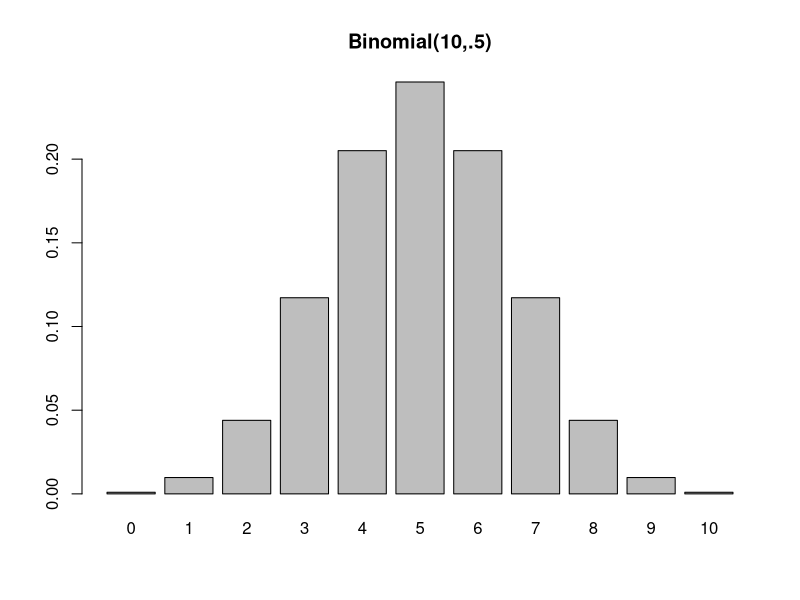
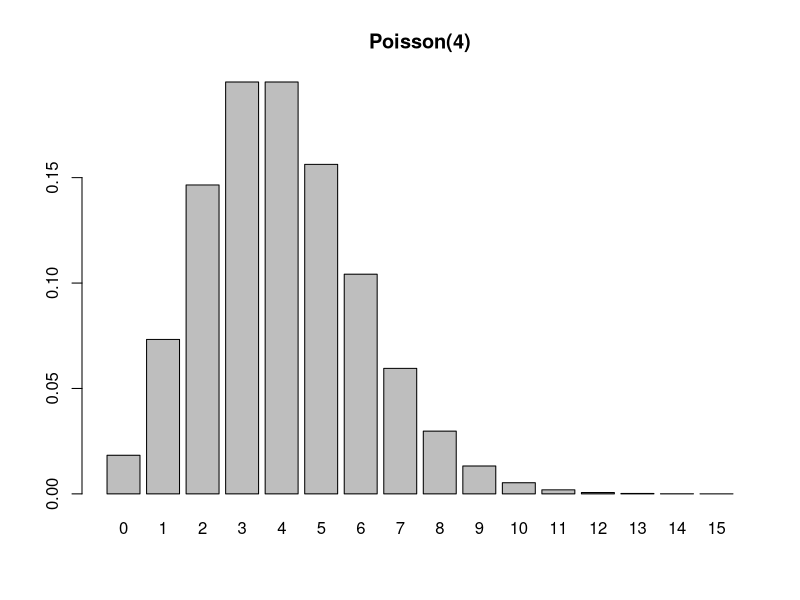
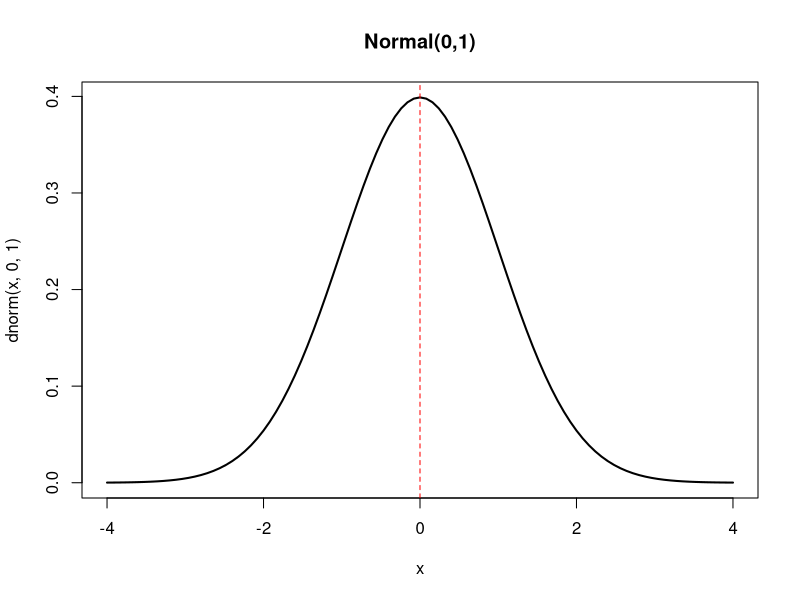
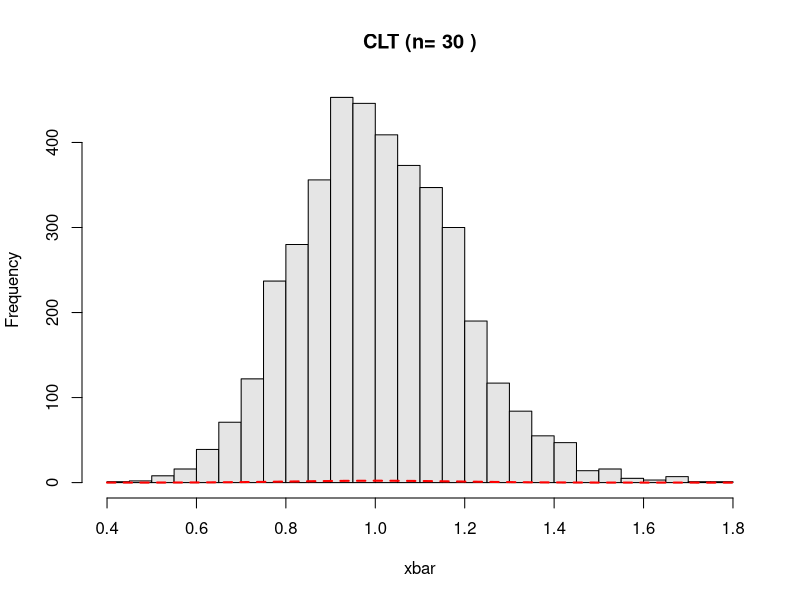

The R source for these figures, in order:
# Binomial
barplot(dbinom(0:10, 10, .5), names.arg=0:10, main="Binomial(10,.5)")

# Poisson
barplot(dpois(0:15, 4), names.arg=0:15, main="Poisson(4)")

# Normal
curve(dnorm(x,0,1), -4, 4, lwd=2, main="Normal(0,1)"); abline(v=0,lty=2,col="red")

# CLT from exponential population
set.seed(10); n <- 30
xbar <- replicate(4000, mean(rexp(n,1)))
hist(xbar, breaks=30, col="gray90", main=paste("CLT (n=",n,")"))
curve(dnorm(x,1,1/sqrt(n)), add=TRUE, col="red", lwd=2, lty=2)
